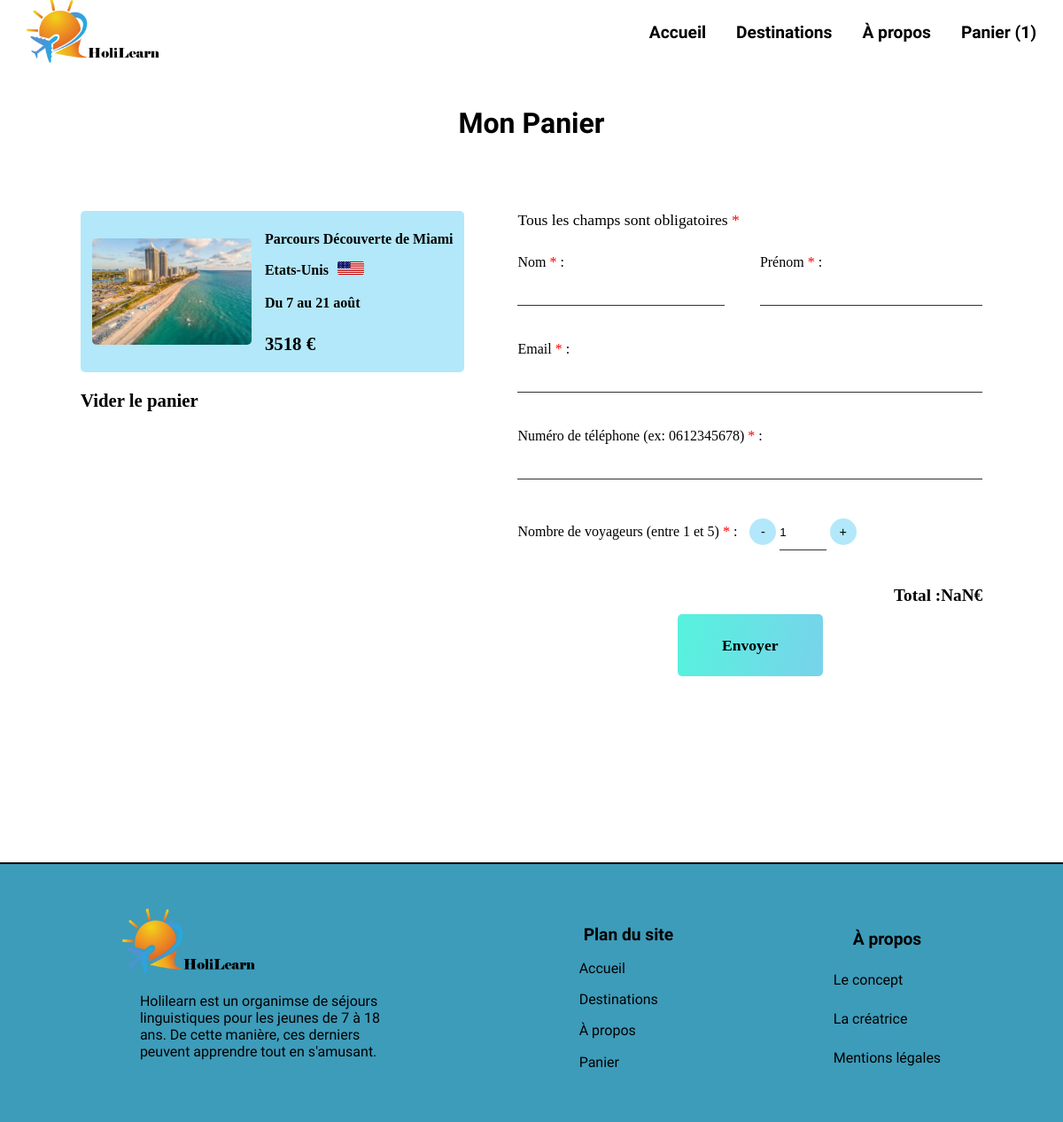
Screenshot of /panier.php?dest=7 with the database file from the repository.
### tables this page shows
CREATE TABLE `destination` (
  `id` int(11) NOT NULL,
  `nom_parcours` varchar(100) NOT NULL,
  `type_parcours` varchar(50) NOT NULL,
  `pays` varchar(30) NOT NULL,
  `drapeau_pays` varchar(30) NOT NULL,
  `age_dest` varchar(10) NOT NULL,
  `periode` varchar(30) NOT NULL,
  `descriptif_dest` text NOT NULL,
  `prix` int(11) NOT NULL,
  `lieu_hebergement` varchar(100) NOT NULL,
  `image1` varchar(50) NOT NULL,
  `image2` varchar(50) NOT NULL,
  `image3` varchar(50) NOT NULL,
  `image4` varchar(50) NOT NULL,
  `activites` varchar(300) NOT NULL,
  `visites` varchar(300) NOT NULL,
  `soirees` varchar(300) NOT NULL,
  `date_modif` timestamp NOT NULL DEFAULT current_timestamp() ON UPDATE current_timestamp(),
  `vacances` varchar(50) NOT NULL,
  `img_card` varchar(50) NOT NULL,
  `resume_act` varchar(100) NOT NULL
);

### panier.php (the view, shortened to what this page needs)
<?php
include("connexion.php");
if (isset($_SESSION["id_dest"])) {
    $requete="SELECT * FROM destination WHERE id IN (" . implode(",", $_SESSION["id_dest"]) . ")";
    $stmt=$db->query($requete);
    $result=$stmt-> fetchall(PDO::FETCH_ASSOC);
}
?>
<!DOCTYPE html>
<html lang="fr">
<head>
    <link rel="stylesheet" href="style.css">
</head>
<body>
    <?php include("navbar.php") ?>
    <h1 id="contenu" class="titre_panier">Mon Panier</h1>
    <section class="panier">
        <div class="produits_panier">
            <?php
                if(isset($result)):
                    foreach ($result as $dest):
            ?>
                        <div class="recap_dest_panier">
                            <div class="img_recap">
                                <div class="img_recap_card" style="background-image:url('<?=$dest["img_card"]?>')"></div>
                            </div>
                            <div class="txt_recap_panier">
                                <h2 class="titre2_recap"><?= $dest["nom_parcours"] ?></h2>
                                <div class="pays_dest">
                                    <h2 class="titre2_recap"><?= $dest["pays"] ?></h2>
                                    <img src="<?= $dest["drapeau_pays"] ?>" alt="">
                                </div>
                                <h2 class="titre2_recap date_panier"><?= $dest["periode"] ?></h2>
                                <h2 class="titre2_recap prix_panier"><?= $dest["prix"] ?> € </h2>
                            </div>
                        </div>
            <?php
                    endforeach;
                endif;
            ?>
            <?php
                if (isset($_SESSION["id_dest"])):
                    if (count($_SESSION["id_dest"]) != 0):
            ?>
                <a href="abort.php" class="suppr_panier" >Vider le panier</a>
            <?php
                    endif;
                endif;
            ?>
        </div>
        <div  class="form_panier">
            <form action="confirmation.php" method="post">
                <p>Tous les champs sont obligatoires <span>*</span></p> <br>
                <div class="nom_prenom">
                    <div class="nom">
                        <label for="nom">Nom <span>*</span> :</label>
                        <input type="text" id="nom" name="nom" onKeyUp="normaliseNom(this)" required><br>
                    </div>
                    <div class="prenom">
                        <label for="prenom">Prénom <span>*</span> :</label>
                        <input type="text" id="prenom" name="prenom" onKeyUp="normalisePrenomCompose(this)" required><br>
                    </div>
                </div>
                <label for="email">Email <span>*</span> :</label>
                <input type="email" id="email" name="email" required><br>
                <label for="telephone">Numéro de téléphone (ex: 0612345678) <span>*</span> :</label>
                <input type="tel" id="telephone" name="telephone" pattern="[0-9]{10}" required><br>
                <label for="nombre_voyageurs">Nombre de voyageurs (entre 1 et 5) <span>*</span> :</label>
                <div class="quantite_bouton">
                    <button class="quantite_moins quantite" type="button">-</button>
                    <input type="number" id="nombre_voyageurs" name="nombre_voyageurs" min="1" max="5" value="1" required>
                    <button class="quantite_plus quantite" type="button" >+</button> <br>
                </div>
                <div class="prix_total">
                    <p>Total : <span class="total_calcule"></span> €</p>
                </div>
                <div class="btn_envoyer_panier">
                    <input type="submit" class="btn-envoyer" value="Envoyer" >
                </div>
            </form>
        </div>
    </section>
    <footer>
      <section class="explications_proj">
        <img src="img/holilearnlogo_text.png" alt="">
        <p>Holilearn est un organimse de séjours linguistiques pour les jeunes de 7 à 18 ans. De cette manière, ces derniers peuvent apprendre tout en s'amusant.</p>
      </section>
      <section class="plan_site">
        <h3>Plan du site</h3>
        <a href="index.php">Accueil</a>
        <a href="destinations.php">Destinations</a>
        <a href="about.php">À propos</a>
        <a href="panier.php">Panier</a>
      </section>
      <section class="about">
        <h3>À propos</h3>
        <a href="about.php#concept">Le concept</a>
        <a href="about.php#creatrice">La créatrice</a>
        <a href="about.php#mention_legale">Mentions légales</a>
      </section>
    </footer>
</body>
</html>

### style.css (style rules this page uses)
*, *::after, *::before { box-sizing: border-box; scroll-behavior: smooth; margin: 0; padding: 0; }
body { font-family: 'Elsie', cursive, sans-serif; }
.field, input[type="submit"] { min-height: 70px; }
h2 { margin-top:100px; margin-left: 40px; }
h3 { font-size: 1.2rem; text-align: center; padding-top: 10px; padding-left: 5px; padding-right: 5px; }
footer { display: flex; justify-content: space-around; background-color:#1688acd4; border-top: solid 2px black; margin-top: 200px; padding: 50px; }
footer img { width: 150px; height: 75px; }
footer section { display: flex; flex-direction: column; justify-content: space-around; }
.explications_proj p { max-width: 340px; padding: 20px; }
footer a { text-decoration: none; color:black; }
section h3 { font-size: 1.2rem; }
.titre_panier { padding-top: 15vh; padding-bottom: 10vh; text-align: center; }
.panier { display: flex; justify-content: center; gap: 60px; }
.recap_dest_panier { display: flex; align-items: center; background-color: #B2E8FA; padding: 13px; border-radius: 5px; margin-bottom: 20px; }
.img_recap_card { background-size: cover; background-position: center; background-repeat: no-repeat; width:15vw; height: 10vw; border-radius: 5px; }
.txt_recap_panier { display: flex; flex-direction: column; }
.titre2_recap { margin-left: 15px; margin-top: 10px; margin-bottom: 7px; font-size: 1rem; font-family: Georgia, 'Times New Roman', Times, serif; }
.date_panier { margin-top: 3px; margin-bottom: 15px; }
.pays_dest { display: flex; gap: 10px; align-items: baseline; margin: 0; }
.pays_dest img { width: 30px; height:15px; border-radius: 2px; margin-bottom: 20px; }
.prix_panier { font-size: 1.3rem; }
.form_panier { width: fit-content; font-family: Georgia, 'Times New Roman', Times, serif; }
.form_panier input:not(.btn-envoyer) { width: 100%; height: 40px; margin-bottom: 40px; border: 1px solid #333; border-width: 0 0 1px; background-color: transparent; }
.form_panier p { margin-bottom: 10px; font-size: 1.1rem; }
.form_panier span:not(.total_calcule) { color: red; }
.nom_prenom { display: flex; gap: 40px; }
.nom_prenom input { width: 80%; }
.form_panier input[type="number"] { width: 10%; }
.quantite { background-color: #B2E8FA; padding: 5px; width: 30px; height: 30px; border-radius: 50%; border: none; font-size: 0.9rem; cursor: pointer; }
.quantite_bouton { display: inline; margin-left: 10px; }
.prix_total p { font-size: 1.2rem; font-weight: bold; display: flex; justify-content: flex-end; }
.total_calcule { color: black; font-weight: bold; }
.btn_envoyer_panier { display: flex; justify-content: center; }
.btn-envoyer { width:fit-content; background: linear-gradient(100.81deg, rgba(56, 238, 216, 0.84) 5.52%, rgba(33, 177, 222, 0.5964) 106.72%); border: none; border-radius: 5px; padding: 0 50px; margin: auto; margin-bottom: 10px; font-family: Georgia, 'Times New Roman', Times, serif; font-size: 1.1rem; font-weight: bold; cursor: pointer; height: 50px; color: black; }
.suppr_panier { text-decoration: none; color: black; font-family: Georgia, 'Times New Roman', Times, serif; font-size: 1.3rem; font-weight: 900; }

### rows the page displays
destination: img_card (picture), nom_parcours "Parcours Découverte de Miami", pays "Etats-Unis", drapeau_pays (picture), periode "Du 7 au 21 août", prix "3518"

### other values shown
count($_SESSION["id_dest"]) "1"
